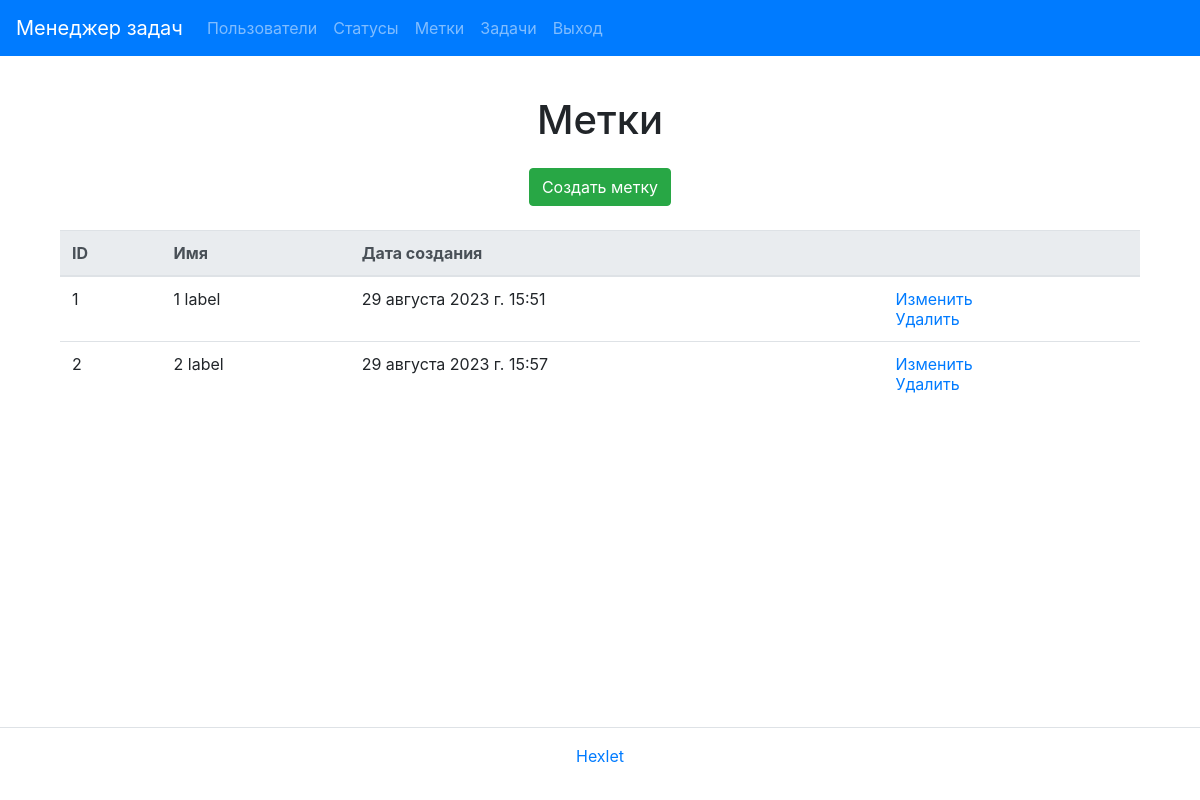
The page /ru/labels/ (signed in) on the database as committed earlier.
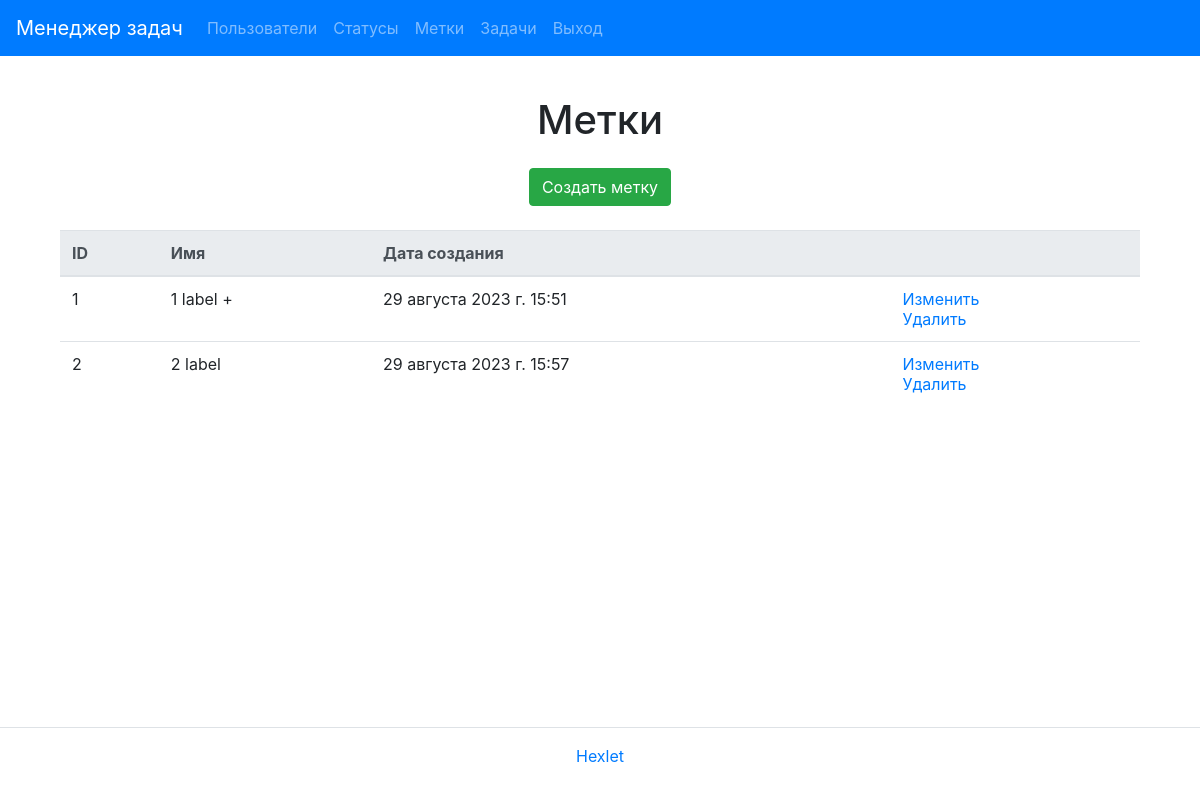
The same page on the database as committed later.
### task_manager/labels/models.py (models this page shows, shortened)
class Label(models.Model):
    name = models.CharField(max_length=30)
    created_at = models.DateTimeField(auto_now_add=True)

### task_manager/labels/views.py (the view)
# urls.py: path('', LabelList.as_view(), name='label_index'),
class LabelList(UserLoginMixin, ListView):
    model = Label
    template_name = 'labels/index.html'
    context_object_name = 'labels'

### task_manager/templates/labels/index.html (shortened to what this page needs)
{% extends "base.html" %}
{% load i18n %}
{% block content %}
<div class="container">
  <h1 class="my-4 text-center">{% trans "Labels" %}</h1>
  <div class="d-flex justify-content-center mt-3 mb-0">
    <a class="btn btn-success btn-md" href="{% url 'label_create' %}">{% trans "Create label" %}</a>
  </div>
  <table class="table table-lg-responsive table-hover mt-4">
    <thead class="thead-light">
        <tr>
            <th>{% trans "ID" %}</th>
            <th>{% trans "Name" %}</th>
            <th>{% trans "Creation date" %}</th>
            <th></th>
        </tr>
    </thead>
        {% if labels %}
        <tbody>
            {% for label in labels %}
            <tr>
                <td>{{ label.id }}</td>
                <td>{{ label.name }}</td>
                <td>{{ label.created_at }}</td>
                <td>
                    <a href="{% url 'label_update' label.id %}">{% trans "Modify" %}</a>
                    <br>
                    <a href="{% url 'label_delete' label.id %}">{% trans "Delete" %}</a>
                </td>
            </tr>
            {% endfor %}
        {% endif %}
        </tbody>
  </table>
</div>
{% endblock %}

### task_manager/templates/base.html (shortened to what this page needs)
{% load i18n %}
{% get_current_language as LANGUAGE_CODE %}
{% load bootstrap4 %}
{% bootstrap_css %}
<!DOCTYPE html>
<html lang="{{ LANGUAGE_CODE }}">
  <head>
  </head>
  <body class="d-flex flex-column min-vh-100">
    <nav class="navbar navbar-expand-lg navbar-dark bg-primary text-white mb-3">
      <a class="navbar-brand" href="/">{% trans "Task Manager" %}</a>
      <div class="collapse navbar-collapse" id="navbarToggleExternalContent">
        <ul class="navbar-nav mr-auto">
          <li class="nav-item">
            <a class="nav-link" href="{% url 'users_index' %}">{% trans "Users" %}</a>
          </li>
        {% if user.is_authenticated %}
        <li class="nav-item">
          <a class="nav-link" href="{% url 'status_index' %}">{% trans "Statuses" %}</a>
        </li>
        <li class="nav-item">
          <a class="nav-link" href="{% url 'label_index' %}">{% trans "Tags" %}</a>
        </li>
        <li class="nav-item">
          <a class="nav-link" href="{% url 'task_index' %}">{% trans "Tasks" %}</a>
        </li>
        <li class="nav-item">
          <a class="nav-link" href="{% url 'logout' %}">{% trans "Logout" %}</a>
        </li>
        </ul>
        {% endif %}
      </div>
    </nav>
    <div class="container wrapper flex-grow-1">
        <div id="content">
            {% block content %}{% endblock %}
        </div>
    </div>
    <footer class="footer py-3 d-flex justify-content-center border-top my-3 mt-auto">
          <a class="" target="_blank" href="https://ru.hexlet.io">Hexlet</a>
      </footer>
  </body>
</html>

Rows that differ between the two databases and show on the page:
changed Label id 1: name "1 label" → "1 label +"
